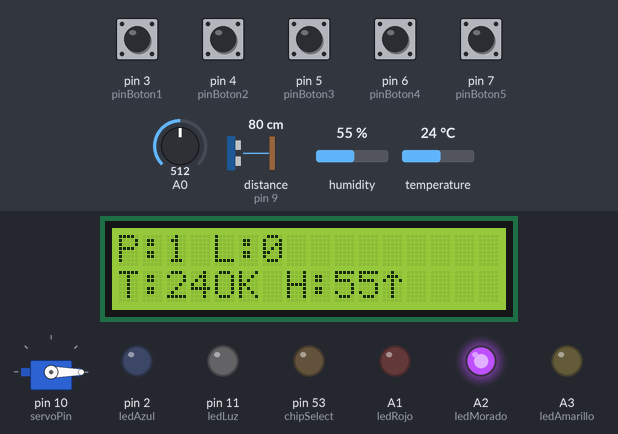
Bench run of a sketch on a simulated Arduino Mega 2560, built with avr-gcc and run on an emulated ATmega2560. On the bench: servo, 16×2 character LCD, output pins drawn as LEDs (lit = HIGH). Wiring (from diagram.json): ultrasonic range finder: trigger pin 8; echo pin 9. The test bench sets the inputs (shaded band); at power-on: pin 3 (pinBoton1), pin 4 (pinBoton2), pin 5 (pinBoton3), pin 6 (pinBoton4), pin 7 (pinBoton5) HIGH, humidity 55 %, temperature 24 °C, A0 = 512, distance to the obstacle (sensor on pin 9) 80 cm. The echo pulse lasts 58.3 µs per cm; storage starts empty; pins used as bus, display or sensor lines are not drawn; what the sketch prints to the serial monitor is not drawn.

Above: at 2.3 s.
2.4 s: pin 4 (pinBoton2) pulled LOW for 0.15 s
At 2.79 s:
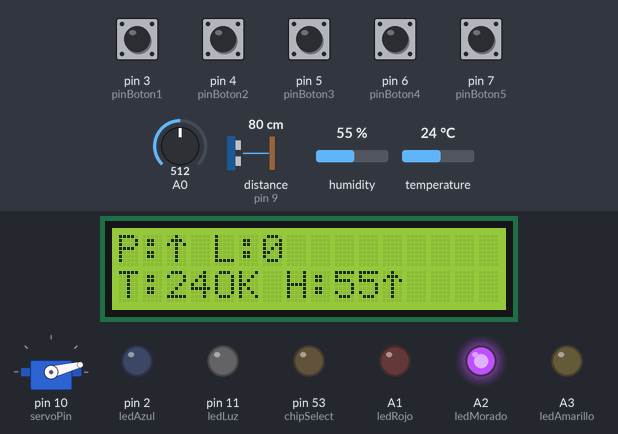
4.2 s: humidity set to 73 %
At 5.9 s:
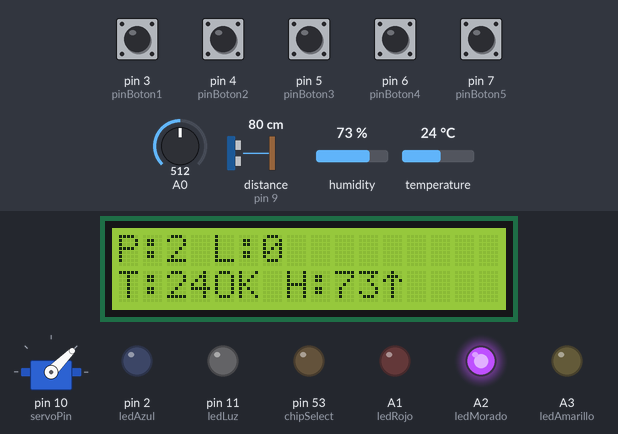
6.7 s: humidity set to 76 %
At 7.7 s:
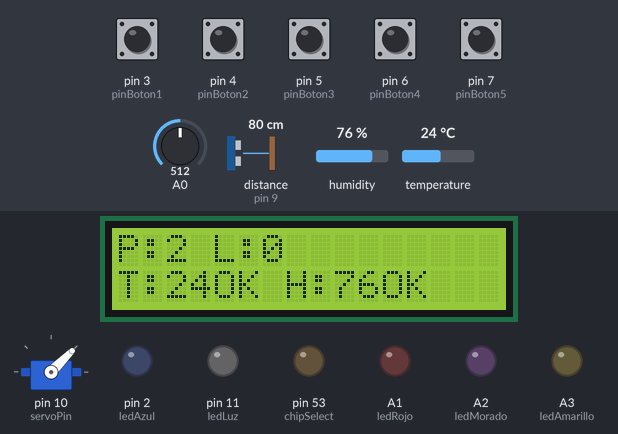
8.8 s: pin 6 (pinBoton4) pulled LOW for 0.15 s
At 8.97 s:
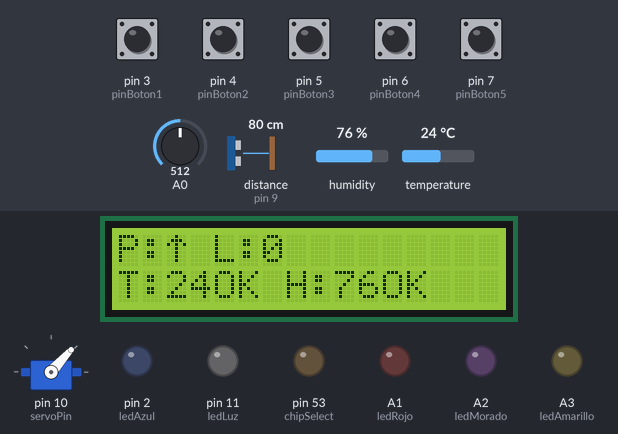
10.6 s: pin 3 (pinBoton1) pulled LOW for 1 s
At 11.08 s:
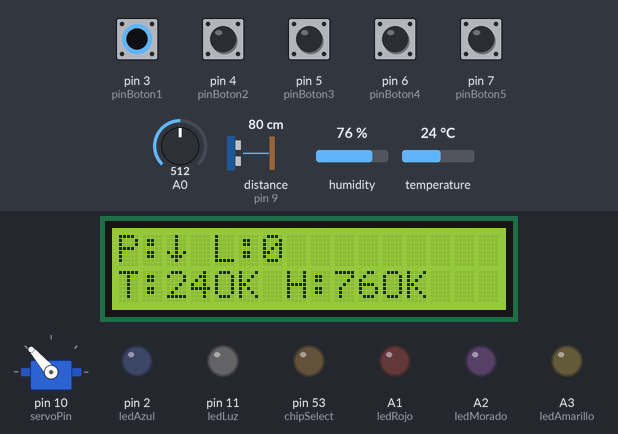
13.1 s: temperature set to 22.1 °C
At 15.1 s:
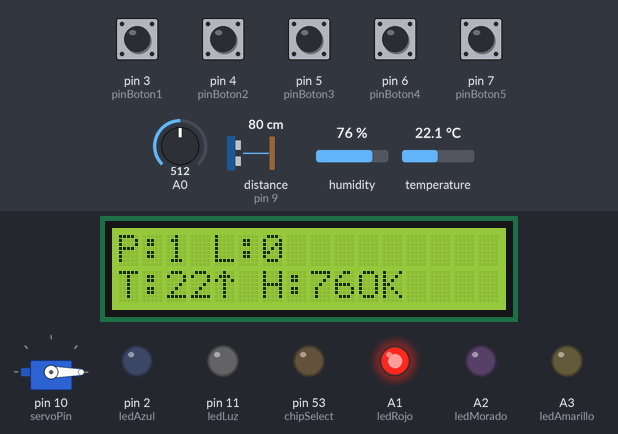
Timing chart, 0 to 15.8 s (numbered marks = the images above; inputs shaded):
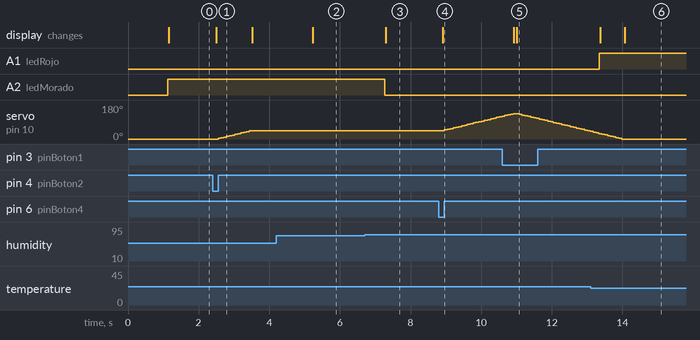

Measured:
- the behaviour switches between 74 and 75 % on humidity (found by bisection; images 2 and 3)
- the behaviour switches between 23 and 22.9 °C on temperature (found by bisection; images 5 and 6)
- after the input at 2.4 s, servo on pin 10 (servoPin): moves from 0° to 45° over 0.96 s, starting after 0.15 s; the display: changes after 0.10 s (image 1)
- after the input at 4.2 s, the display: changes after 1.0 s (image 2)
- after the input at 6.7 s, A2 (ledMorado): HIGH → LOW after 0.58 s; the display: changes after 0.60 s (image 3)
- after the input at 8.8 s, servo on pin 10 (servoPin): moves from 45° to 121° over 1.6 s, starting after 0.16 s; the display: changes after 0.11 s (image 4)
- after the input at 10.6 s, the display: first differs from a run without the input after 0.40 s (image 5)
- after the input at 13.1 s, A1 (ledRojo): LOW → HIGH after 0.24 s; the display: first changes after 0.27 s (image 6 shows a later state)

The sketch:

sketch.ino
```cpp
#include "config.h"

// ==========================================
// VARIABLES DINÁMICAS Y OBJETOS
// ==========================================
// Variables Sistema Ascensor
long duracion;
float distancia;
int plantaActual = 1;
int direccionAscensor = 0;
int plantaDestino = 1;

int anguloInicio = 0;
int anguloDestino = 0;
bool enMovimiento = false;
unsigned long tiempoInicioMovimiento = 0;
unsigned long duracionMovimiento = 0;

// Variables Control Ambiental
byte estadoTemp = 0;
byte estadoHum = 0;
float setpointTemp = 25;
float zonaMuertaTemp = 2;
float setpointHum = 80;
float zonaMuertaHum = 5;
bool errorSensores = false;

// Variables Seguridad y Eficiencia
bool modoMantenimiento = false;
bool modoEco = false;

// Temporizadores Telemetría
unsigned long tiempoUltimoLog = 0;

// Instancias de Objetos
DHT dht(dhtPin, DHTTYPE);
Servo servo;
LiquidCrystal_I2C lcd(0x27, 16, 2);

// Caracteres personalizados LCD
byte flechaArriba[8] = { B00100, B01110, B10101, B00100, B00100, B00100, B00100, B00000 };
byte flechaAbajo[8] = { B00100, B00100, B00100, B00100, B10101, B01110, B00100, B00000 };

// =================================================================================
// SETUP
// =================================================================================
void setup() {
  Serial.begin(9600);  // Serial 0: Depuración
  Serial1.begin(9600); // Serial 1: Bus Industrial RS-485

  Serial.println("Iniciando Sistema ACME S.A...");

  pinMode(pinBoton1, INPUT_PULLUP);
  pinMode(pinBoton2, INPUT_PULLUP);
  pinMode(pinBoton3, INPUT_PULLUP);
  pinMode(pinBoton4, INPUT_PULLUP);
  pinMode(pinBoton5, INPUT_PULLUP);

  pinMode(trigPin, OUTPUT);
  pinMode(echoPin, INPUT);

  pinMode(ledRojo, OUTPUT);
  pinMode(ledAzul, OUTPUT);
  pinMode(ledLuz, OUTPUT);
  pinMode(ledAmarillo, OUTPUT);
  pinMode(ledMorado, OUTPUT);

  servo.attach(servoPin);
  servo.write(0);
  dht.begin();

  lcd.init();
  lcd.backlight();
  lcd.createChar(0, flechaArriba);
  lcd.createChar(1, flechaAbajo);

  IrReceiver.begin(irPin, ENABLE_LED_FEEDBACK);

  Serial.print("Inicializando tarjeta SD... ");
  pinMode(chipSelect, OUTPUT);
  delay(1000);

  if (!SD.begin(chipSelect)) {
    Serial.println("Fallo o tarjeta no presente.");
  } else {
    Serial.println("Tarjeta inicializada OK.");
    File dataFile = SD.open("datalog.csv", FILE_WRITE);
    if (dataFile) {
      dataFile.println("Tiempo(ms),Planta,Temp(C),Hum(%),Luz(PWM),Estado");
      dataFile.close();
    }
  }
}

// =================================================================================
// LOOP PRINCIPAL
// =================================================================================
void loop() {
  controlarIR();

  if (!enMovimiento) {
    if (digitalRead(pinBoton1) == LOW) {MoverAscensor(1, 0);}
    else if (digitalRead(pinBoton2) == LOW) {MoverAscensor(2, 45);}
    else if (digitalRead(pinBoton3) == LOW) {MoverAscensor(3, 90);}
    else if (digitalRead(pinBoton4) == LOW) {MoverAscensor(4, 135);}
    else if (digitalRead(pinBoton5) == LOW) {MoverAscensor(5, 180);}
  }

  if (enMovimiento) {
    unsigned long tiempoTranscurrido = millis() - tiempoInicioMovimiento;
    if (duracionMovimiento > 0) {
      float progreso = (float)tiempoTranscurrido / duracionMovimiento;
      if (progreso > 1) progreso = 1;
      int anguloActual = anguloInicio + (anguloDestino - anguloInicio) * progreso;
      servo.write(anguloActual);
    }
    if (tiempoTranscurrido >= duracionMovimiento) {
      enMovimiento = false;
      plantaActual = plantaDestino;
      direccionAscensor = 0;
    }
  }

  int brillo;
  float temperatura, humedad;

  controlarIluminacion(brillo);
  leerAmbiente(temperatura, humedad);
  autodiagnostico(temperatura, humedad);
  actualizarLCD(brillo, temperatura, humedad);

  if (millis() - tiempoUltimoLog >= intervaloLog) {
    tiempoUltimoLog = millis();
    telemetriaYLog(brillo, temperatura, humedad);
  }

  delay(50);
}

// =================================================================================
// FUNCIONES AUXILIARES
// =================================================================================

void MoverAscensor(int planta, int angulo) {
  if (planta == plantaDestino || enMovimiento) return;

  plantaDestino = planta;
  if (planta > plantaActual) { direccionAscensor = 1; }
  else if (planta < plantaActual) { direccionAscensor = -1; }
  else { direccionAscensor = 0; }

  anguloInicio = servo.read();
  anguloDestino = angulo;
  duracionMovimiento = abs(planta - plantaActual) * 1000;
  tiempoInicioMovimiento = millis();
  enMovimiento = true;
}

void controlarIR() {
  if (IrReceiver.decode()) {
    int comando = IrReceiver.decodedIRData.command;

    // 1. PARADA DE EMERGENCIA / MANTENIMIENTO
    if (comando == 162) { // Botón POWER
      modoMantenimiento = !modoMantenimiento;
      Serial.println(modoMantenimiento ? "MODO MANTENIMIENTO ACTIVADO" : "SISTEMA OPERATIVO");
    }

    // 2. CONTROLES OPERATIVOS
    if (!modoMantenimiento && !enMovimiento) {
      switch (comando) {
        // Llamadas a plantas (Botones 1-5 del mando)
        case 48: MoverAscensor(1, 0); break;
        case 24: MoverAscensor(2, 45); break;
        case 122: MoverAscensor(3, 90); break;
        case 16: MoverAscensor(4, 135); break;
        case 56: MoverAscensor(5, 180); break;

        // Ajuste de Temperatura (Reemplaza los números si cambiaste de botones)
        case 168: setpointTemp++; Serial.print("Temp Obj: "); Serial.println(setpointTemp); break; // VOL+
        case 224: setpointTemp--; Serial.print("Temp Obj: "); Serial.println(setpointTemp); break; // VOL-

        // Ajuste de Humedad
        case 144: setpointHum += 5; Serial.print("Hum Obj: "); Serial.println(setpointHum); break; // >>
        case 208: setpointHum -= 5; Serial.print("Hum Obj: "); Serial.println(setpointHum); break; // <<

        // Perfil Energético
        case 34: // Botón TEST
          modoEco = !modoEco;
          zonaMuertaTemp = modoEco ? 5.0 : 2.0;
          Serial.println(modoEco ? "MODO ECO (Histéresis 5C)" : "MODO ESTÁNDAR (Histéresis 2C)");
          break;
      }
    }
    IrReceiver.resume();
  }
}

void controlarIluminacion(int &brillo) {
  int luz = analogRead(A0);
  if (luz > 600) {
    brillo = map(luz, 1015, 600, 255, 50);
  } else {
    brillo = 0;
  }
  brillo = constrain(brillo, 0, 255);

  digitalWrite(trigPin, LOW);
  delayMicroseconds(2);
  digitalWrite(trigPin, HIGH);
  delayMicroseconds(10);
  digitalWrite(trigPin, LOW);

  duracion = pulseIn(echoPin, HIGH);
  distancia = duracion * 0.034 / 2;

  if (distancia < 100 && distancia > 0) {
    analogWrite(ledLuz, brillo);
  } else {
    analogWrite(ledLuz, 0);
  }
}

void leerAmbiente(float &temperatura, float &humedad){
  temperatura = dht.readTemperature();
  humedad = dht.readHumidity();
  estadoTemp = 0;
  estadoHum = 0;

  if (errorSensores || modoMantenimiento) {
    digitalWrite(ledRojo, LOW);
    digitalWrite(ledAzul, LOW);
    digitalWrite(ledMorado, LOW);
    digitalWrite(ledAmarillo, LOW);
    return;
  }

  if (!isnan(temperatura)) {
    if (temperatura < setpointTemp - zonaMuertaTemp) {
      digitalWrite(ledRojo, HIGH);
      digitalWrite(ledAzul, LOW);
      estadoTemp = 1;
    } else if (temperatura > setpointTemp + zonaMuertaTemp) {
      digitalWrite(ledAzul, HIGH);
      digitalWrite(ledRojo, LOW);
      estadoTemp = 2;
    } else {
      digitalWrite(ledRojo, LOW);
      digitalWrite(ledAzul, LOW);
      estadoTemp = 0;
    }
  }

  if (!isnan(humedad)) {
    if (humedad < setpointHum - zonaMuertaHum) {
      estadoHum = 1;
      digitalWrite(ledMorado, HIGH);
      digitalWrite(ledAmarillo, LOW);
    } else if (humedad > setpointHum + zonaMuertaHum) {
      estadoHum = 2;
      digitalWrite(ledMorado, LOW);
      digitalWrite(ledAmarillo, HIGH);
    } else {
      digitalWrite(ledMorado, LOW);
      digitalWrite(ledAmarillo, LOW);
      estadoHum = 0;
    }
  }
}

void autodiagnostico(float t, float h) {
  if (isnan(t) || isnan(h)) {
    errorSensores = true;
  } else {
    errorSensores = false;
  }
}

void actualizarLCD(int brillo, float temperatura, float humedad) {
  lcd.setCursor(0, 0);
  lcd.print("P:");
  if (enMovimiento) {
    if (direccionAscensor == 1) lcd.write(byte(0));
    else if (direccionAscensor == -1) lcd.write(byte(1));
  } else {
    lcd.print(plantaActual);
  }

  lcd.print(" L:");
  lcd.print(brillo);
  lcd.print("   ");

  lcd.setCursor(0, 1);

  if (modoMantenimiento) {
    lcd.print("EN MANTENIMIENTO");
    return;
  }

  if (errorSensores) {
    lcd.print("ERR SENSOR DHT22");
    return;
  }

  lcd.print("T:");
  lcd.print((int)temperatura);
  if (estadoTemp == 0) lcd.print("OK");
  else if (estadoTemp == 1) lcd.write(byte(0));
  else lcd.write(byte(1));

  lcd.print(" H:");
  lcd.print((int)humedad);
  if (estadoHum == 0) lcd.print("OK");
  else if (estadoHum == 1) lcd.write(byte(0));
  else lcd.write(byte(1));
  lcd.print("  ");
}

void telemetriaYLog(int brillo, float t, float h) {
  Serial1.print("{\"P\":"); Serial1.print(plantaActual);
  Serial1.print(",\"T\":");
  if (errorSensores) Serial1.print("null"); else Serial1.print(t);
  Serial1.print(",\"H\":");
  if (errorSensores) Serial1.print("null"); else Serial1.print(h);
  Serial1.print(",\"L\":"); Serial1.print(brillo);
  Serial1.print(",\"Err\":"); Serial1.print(errorSensores);
  Serial1.println("}");

  Serial.print("TX: {\"P\":"); Serial.print(plantaActual);
  Serial.print(",\"T\":");
  if (errorSensores) Serial.print("null"); else Serial.print(t);
  Serial.print(",\"H\":");
  if (errorSensores) Serial.print("null"); else Serial.print(h);
  Serial.print(",\"L\":"); Serial.print(brillo);
  Serial.print(",\"Err\":"); Serial.print(errorSensores);
  Serial.println("}");

  File dataFile = SD.open("datalog.csv", FILE_WRITE);
  if (dataFile) {
    dataFile.print(millis()); dataFile.print(",");
    dataFile.print(plantaActual); dataFile.print(",");
    dataFile.print(t); dataFile.print(",");
    dataFile.print(h); dataFile.print(",");
    dataFile.print(brillo); dataFile.print(",");
    dataFile.println(errorSensores ? "FALLO" : "OK");
    dataFile.close();
  } else {
    Serial.println("Error abriendo datalog.csv");
  }
}
```

config.h
```cpp
#ifndef CONFIG_H
#define CONFIG_H

// ==========================================
// 1. LIBRERÍAS
// ==========================================
#include <Servo.h>
#include <DHT.h>
#include <LiquidCrystal_I2C.h>
#include <SPI.h>
#include <SD.h>
#include <IRremote.h>

// ==========================================
// 2. DEFINICIÓN DE PINES (HARDWARE)
// ==========================================
// Botonera ascensor
const int pinBoton1 = 3;
const int pinBoton2 = 4;
const int pinBoton3 = 5;
const int pinBoton4 = 6;
const int pinBoton5 = 7;

// Sensores y actuadores principales
const int servoPin = 10;
const int dhtPin = 12;
const int trigPin = 8;
const int echoPin = 9;

// Indicadores LED (Climatización e Iluminación)
const int ledAzul = 2;
const int ledRojo = A1;
const int ledMorado = A2;
const int ledAmarillo = A3;
const int ledLuz = 11;

// Buses y comunicaciones
const int chipSelect = 53; // CS para MicroSD (Bus SPI)
const int irPin = 40;      // Receptor IR

// ==========================================
// 3. CONSTANTES DEL SISTEMA
// ==========================================
#define DHTTYPE DHT22
const long intervaloLog = 5000; // Enviar datos cada 5 segundos

#endif
```
